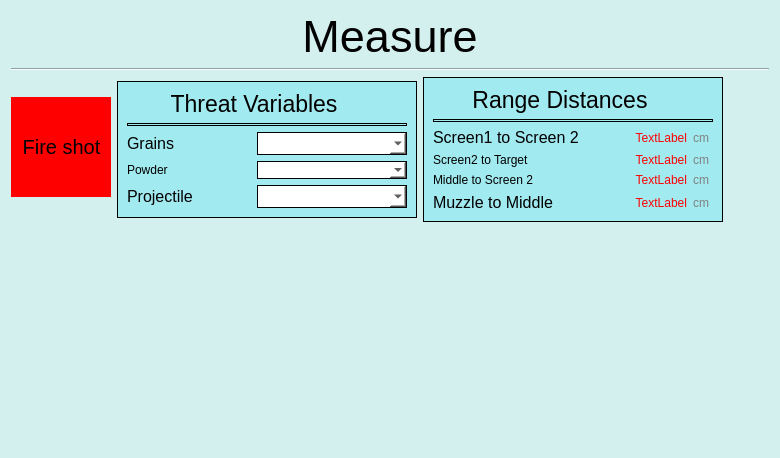
          <widget class="QWidget" name="Measure">
           <property name="styleSheet">
            <string notr="true">background-color: #D3F0EF</string>
           </property>
           <layout class="QGridLayout" name="gridLayout_7">
            <item row="6" column="0" colspan="3">
             <widget class="QLabel" name="Standby_label_5">
              <property name="font">
               <font>
                <pointsize>24</pointsize>
               </font>
              </property>
              <property name="styleSheet">
               <string notr="true">color: green; border: none;BACKGROUND-COLOR: NONE;</string>
              </property>
              <property name="text">
               <string/>
              </property>
              <property name="alignment">
               <set>Qt::AlignCenter</set>
              </property>
             </widget>
            </item>
            <item row="8" column="1">
             <spacer name="verticalSpacer_4">
              <property name="orientation">
               <enum>Qt::Vertical</enum>
              </property>
              <property name="sizeHint" stdset="0">
               <size>
                <width>20</width>
                <height>40</height>
               </size>
              </property>
             </spacer>
            </item>
            <item row="4" column="2">
             <widget class="QFrame" name="frame_2">
              <property name="sizePolicy">
               <sizepolicy hsizetype="Fixed" vsizetype="Fixed">
                <horstretch>0</horstretch>
                <verstretch>0</verstretch>
               </sizepolicy>
              </property>
              <property name="minimumSize">
               <size>
                <width>300</width>
                <height>0</height>
               </size>
              </property>
              <property name="styleSheet">
               <string notr="true">border: 1px solid;background-color: #A1EAF0;</string>
              </property>
              <property name="frameShape">
               <enum>QFrame::StyledPanel</enum>
              </property>
              <property name="frameShadow">
               <enum>QFrame::Sunken</enum>
              </property>
              <layout class="QGridLayout" name="gridLayout_5">
               <item row="5" column="2">
                <widget class="QLabel" name="label_22">
                 <property name="styleSheet">
                  <string notr="true">border: none; color: grey</string>
                 </property>
                 <property name="text">
                  <string>cm</string>
                 </property>
                </widget>
               </item>
               <item row="4" column="0">
                <widget class="QLabel" name="label_11">
                 <property name="styleSheet">
                  <string notr="true">border: None;</string>
                 </property>
                 <property name="text">
                  <string>Screen2 to Target</string>
                 </property>
                </widget>
               </item>
               <item row="4" column="2">
                <widget class="QLabel" name="label_18">
                 <property name="styleSheet">
                  <string notr="true">border: none; color: grey</string>
                 </property>
                 <property name="text">
                  <string>cm</string>
                 </property>
                </widget>
               </item>
               <item row="3" column="0">
                <widget class="QLabel" name="label_8">
                 <property name="sizePolicy">
                  <sizepolicy hsizetype="Preferred" vsizetype="Preferred">
                   <horstretch>0</horstretch>
                   <verstretch>0</verstretch>
                  </sizepolicy>
                 </property>
                 <property name="font">
                  <font>
                   <pointsize>12</pointsize>
                  </font>
                 </property>
                 <property name="styleSheet">
                  <string notr="true">border:None;</string>
                 </property>
                 <property name="text">
                  <string>Screen1 to Screen 2</string>
                 </property>
                </widget>
               </item>
               <item row="6" column="0">
                <widget class="QLabel" name="label_9">
                 <property name="font">
                  <font>
                   <pointsize>12</pointsize>
                  </font>
                 </property>
                 <property name="styleSheet">
                  <string notr="true">border: None;</string>
                 </property>
                 <property name="text">
                  <string>Muzzle to Middle</string>
                 </property>
                </widget>
               </item>
               <item row="5" column="0">
                <widget class="QLabel" name="label_12">
                 <property name="styleSheet">
                  <string notr="true">border: none;</string>
                 </property>
                 <property name="text">
                  <string>Middle to Screen 2</string>
                 </property>
                </widget>
               </item>
               <item row="2" column="0" colspan="3">
                <widget class="Line" name="line_2">
                 <property name="orientation">
                  <enum>Qt::Horizontal</enum>
                 </property>
                </widget>
               </item>
               <item row="3" column="2">
                <widget class="QLabel" name="label_17">
                 <property name="styleSheet">
                  <string notr="true">border: none; color: grey</string>
                 </property>
                 <property name="lineWidth">
                  <number>0</number>
                 </property>
                 <property name="text">
                  <string>cm</string>
                 </property>
                </widget>
               </item>
               <item row="3" column="1">
                <widget class="QLabel" name="label_13">
                 <property name="styleSheet">
                  <string notr="true">border: none; color: red;</string>
                 </property>
                 <property name="text">
                  <string>TextLabel</string>
                 </property>
                 <property name="alignment">
                  <set>Qt::AlignRight|Qt::AlignTrailing|Qt::AlignVCenter</set>
                 </property>
                </widget>
               </item>
               <item row="4" column="1">
                <widget class="QLabel" name="label_14">
                 <property name="styleSheet">
                  <string notr="true">border: none; color: red;</string>
                 </property>
                 <property name="text">
                  <string>TextLabel</string>
                 </property>
                 <property name="alignment">
                  <set>Qt::AlignRight|Qt::AlignTrailing|Qt::AlignVCenter</set>
                 </property>
                </widget>
               </item>
               <item row="6" column="1">
                <widget class="QLabel" name="label_16">
                 <property name="styleSheet">
                  <string notr="true">border: none; color: red;</string>
                 </property>
                 <property name="text">
                  <string>TextLabel</string>
                 </property>
                 <property name="alignment">
                  <set>Qt::AlignRight|Qt::AlignTrailing|Qt::AlignVCenter</set>
                 </property>
                </widget>
               </item>
               <item row="5" column="1">
                <widget class="QLabel" name="label_15">
                 <property name="styleSheet">
                  <string notr="true">border: none; color: red;</string>
                 </property>
                 <property name="text">
                  <string>TextLabel</string>
                 </property>
                 <property name="alignment">
                  <set>Qt::AlignRight|Qt::AlignTrailing|Qt::AlignVCenter</set>
                 </property>
                </widget>
               </item>
               <item row="6" column="2">
                <widget class="QLabel" name="label_23">
                 <property name="styleSheet">
                  <string notr="true">border: none; color: grey</string>
                 </property>
                 <property name="text">
                  <string>cm</string>
                 </property>
                </widget>
               </item>
               <item row="0" column="0" colspan="2">
                <widget class="QLabel" name="label_10">
                 <property name="sizePolicy">
                  <sizepolicy hsizetype="MinimumExpanding" vsizetype="Preferred">
                   <horstretch>0</horstretch>
                   <verstretch>0</verstretch>
                  </sizepolicy>
                 </property>
                 <property name="maximumSize">
                  <size>
                   <width>16777215</width>
                   <height>40</height>
                  </size>
                 </property>
                 <property name="font">
                  <font>
                   <pointsize>17</pointsize>
                  </font>
                 </property>
                 <property name="styleSheet">
                  <string notr="true">border: None;</string>
                 </property>
                 <property name="text">
                  <string>Range Distances</string>
                 </property>
                 <property name="alignment">
                  <set>Qt::AlignCenter</set>
                 </property>
                </widget>
               </item>
               <item row="0" column="2">
                <widget class="QLabel" name="label_25">
                 <property name="sizePolicy">
                  <sizepolicy hsizetype="Preferred" vsizetype="Preferred">
                   <horstretch>0</horstretch>
                   <verstretch>0</verstretch>
                  </sizepolicy>
                 </property>
                 <property name="minimumSize">
                  <size>
                   <width>20</width>
                   <height>20</height>
                  </size>
                 </property>
                 <property name="maximumSize">
                  <size>
                   <width>20</width>
                   <height>20</height>
                  </size>
                 </property>
                 <property name="toolTip">
                  <string>Change these values in Settings page</string>
                 </property>
                 <property name="styleSheet">
                  <string notr="true">border: none;</string>
                 </property>
                 <property name="text">
                  <string/>
                 </property>
                 <property name="pixmap">
                  <pixmap resource="BIMS_Resources.qrc">:/images/images/Info_icon_001.svg</pixmap>
                 </property>
                 <property name="scaledContents">
                  <bool>true</bool>
                 </property>
                </widget>
               </item>
              </layout>
             </widget>
            </item>
            <item row="4" column="1">
             <widget class="QFrame" name="frame">
              <property name="sizePolicy">
               <sizepolicy hsizetype="Fixed" vsizetype="Fixed">
                <horstretch>0</horstretch>
                <verstretch>0</verstretch>
               </sizepolicy>
              </property>
              <property name="minimumSize">
               <size>
                <width>300</width>
                <height>0</height>
               </size>
              </property>
              <property name="styleSheet">
               <string notr="true">border: 1px solid;background-color: #A1EAF0;</string>
              </property>
              <property name="frameShape">
               <enum>QFrame::StyledPanel</enum>
              </property>
              <property name="frameShadow">
               <enum>QFrame::Sunken</enum>
              </property>
              <layout class="QGridLayout" name="gridLayout_2">
               <item row="2" column="0">
                <widget class="QLabel" name="label">
                 <property name="sizePolicy">
                  <sizepolicy hsizetype="Preferred" vsizetype="Preferred">
                   <horstretch>0</horstretch>
                   <verstretch>0</verstretch>
                  </sizepolicy>
                 </property>
                 <property name="font">
                  <font>
                   <pointsize>12</pointsize>
                  </font>
                 </property>
                 <property name="styleSheet">
                  <string notr="true">border:None;</string>
                 </property>
                 <property name="text">
                  <string>Grains</string>
                 </property>
                </widget>
               </item>
               <item row="4" column="0">
                <widget class="QLabel" name="label_4">
                 <property name="font">
                  <font>
                   <pointsize>12</pointsize>
                  </font>
                 </property>
                 <property name="styleSheet">
                  <string notr="true">border: None;</string>
                 </property>
                 <property name="text">
                  <string>Projectile</string>
                 </property>
                </widget>
               </item>
               <item row="1" column="0" colspan="3">
                <widget class="Line" name="line">
                 <property name="orientation">
                  <enum>Qt::Horizontal</enum>
                 </property>
                </widget>
               </item>
               <item row="2" column="1" colspan="2">
                <widget class="QComboBox" name="Measure_Grains_comboBox">
                 <property name="sizePolicy">
                  <sizepolicy hsizetype="Preferred" vsizetype="Fixed">
                   <horstretch>0</horstretch>
                   <verstretch>0</verstretch>
                  </sizepolicy>
                 </property>
                 <property name="minimumSize">
                  <size>
                   <width>100</width>
                   <height>0</height>
                  </size>
                 </property>
                 <property name="sizeIncrement">
                  <size>
                   <width>0</width>
                   <height>0</height>
                  </size>
                 </property>
                 <property name="baseSize">
                  <size>
                   <width>100</width>
                   <height>0</height>
                  </size>
                 </property>
                 <property name="font">
                  <font>
                   <pointsize>12</pointsize>
                  </font>
                 </property>
                 <property name="autoFillBackground">
                  <bool>false</bool>
                 </property>
                 <property name="styleSheet">
                  <string notr="true">background-color: white;
selection-color: red;</string>
                 </property>
                 <property name="insertPolicy">
                  <enum>QComboBox::InsertAlphabetically</enum>
                 </property>
                </widget>
               </item>
               <item row="0" column="0" colspan="2">
                <widget class="QLabel" name="label_3">
                 <property name="sizePolicy">
                  <sizepolicy hsizetype="MinimumExpanding" vsizetype="Preferred">
                   <horstretch>1</horstretch>
                   <verstretch>0</verstretch>
                  </sizepolicy>
                 </property>
                 <property name="maximumSize">
                  <size>
                   <width>16777215</width>
                   <height>40</height>
                  </size>
                 </property>
                 <property name="font">
                  <font>
                   <pointsize>17</pointsize>
                  </font>
                 </property>
                 <property name="styleSheet">
                  <string notr="true">border: None;</string>
                 </property>
                 <property name="text">
                  <string>Threat Variables</string>
                 </property>
                 <property name="alignment">
                  <set>Qt::AlignCenter</set>
                 </property>
                </widget>
               </item>
               <item row="4" column="1" colspan="2">
                <widget class="QComboBox" name="Measure_Projo_comboBox">
                 <property name="font">
                  <font>
                   <pointsize>12</pointsize>
                  </font>
                 </property>
                 <property name="styleSheet">
                  <string notr="true">background-color: white;
selection-color: red;</string>
                 </property>
                 <property name="insertPolicy">
                  <enum>QComboBox::InsertAlphabetically</enum>
                 </property>
                </widget>
               </item>
               <item row="3" column="1" colspan="2">
                <widget class="QComboBox" name="Measure_Powder_comboBox">
                 <property name="styleSheet">
                  <string notr="true">background-color: white;
selection-color: red;</string>
                 </property>
                 <property name="insertPolicy">
                  <enum>QComboBox::InsertAlphabetically</enum>
                 </property>
                </widget>
               </item>
               <item row="3" column="0">
                <widget class="QLabel" name="label_5">
                 <property name="styleSheet">
                  <string notr="true">border: None;</string>
                 </property>
                 <property name="text">
                  <string>Powder</string>
                 </property>
                </widget>
               </item>
               <item row="0" column="2">
                <widget class="QLabel" name="label_24">
                 <property name="sizePolicy">
                  <sizepolicy hsizetype="Preferred" vsizetype="Preferred">
                   <horstretch>0</horstretch>
                   <verstretch>0</verstretch>
                  </sizepolicy>
                 </property>
                 <property name="minimumSize">
                  <size>
                   <width>20</width>
                   <height>20</height>
                  </size>
                 </property>
                 <property name="maximumSize">
                  <size>
                   <width>20</width>
                   <height>20</height>
                  </size>
                 </property>
                 <property name="toolTip">
                  <string>Set Threat Variables in Settings Page</string>
                 </property>
                 <property name="styleSheet">
                  <string notr="true">border: none;</string>
                 </property>
                 <property name="text">
                  <string/>
                 </property>
                 <property name="pixmap">
                  <pixmap resource="BIMS_Resources.qrc">:/images/images/Info_icon_001.svg</pixmap>
                 </property>
                 <property name="scaledContents">
                  <bool>true</bool>
                 </property>
                </widget>
               </item>
              </layout>
             </widget>
            </item>
            <item row="4" column="3" colspan="2">
             <spacer name="horizontalSpacer_3">
              <property name="orientation">
               <enum>Qt::Horizontal</enum>
              </property>
              <property name="sizeHint" stdset="0">
               <size>
                <width>40</width>
                <height>20</height>
               </size>
              </property>
             </spacer>
            </item>
            <item row="9" column="2">
             <spacer name="verticalSpacer_2">
              <property name="orientation">
               <enum>Qt::Vertical</enum>
              </property>
              <property name="sizeType">
               <enum>QSizePolicy::Maximum</enum>
              </property>
              <property name="sizeHint" stdset="0">
               <size>
                <width>20</width>
                <height>100</height>
               </size>
              </property>
             </spacer>
            </item>
            <item row="4" column="0">
             <widget class="QFrame" name="frame_3">
              <property name="minimumSize">
               <size>
                <width>100</width>
                <height>0</height>
               </size>
              </property>
              <property name="styleSheet">
               <string notr="true">BORDER:NONE;</string>
              </property>
              <property name="frameShape">
               <enum>QFrame::StyledPanel</enum>
              </property>
              <property name="frameShadow">
               <enum>QFrame::Raised</enum>
              </property>
              <widget class="QPushButton" name="FIRE_shot_pushButton">
               <property name="geometry">
                <rect>
                 <x>0</x>
                 <y>20</y>
                 <width>101</width>
                 <height>100</height>
                </rect>
               </property>
               <property name="sizePolicy">
                <sizepolicy hsizetype="Minimum" vsizetype="Fixed">
                 <horstretch>1</horstretch>
                 <verstretch>0</verstretch>
                </sizepolicy>
               </property>
               <property name="minimumSize">
                <size>
                 <width>80</width>
                 <height>100</height>
                </size>
               </property>
               <property name="baseSize">
                <size>
                 <width>120</width>
                 <height>0</height>
                </size>
               </property>
               <property name="font">
                <font>
                 <pointsize>15</pointsize>
                </font>
               </property>
               <property name="styleSheet">
                <string notr="true">background-color: red;</string>
               </property>
               <property name="text">
                <string>  Fire shot  </string>
               </property>
              </widget>
             </widget>
            </item>
            <item row="1" column="0" rowspan="3" colspan="5">
             <widget class="Line" name="line_5">
              <property name="sizePolicy">
               <sizepolicy hsizetype="Expanding" vsizetype="Fixed">
                <horstretch>1</horstretch>
                <verstretch>0</verstretch>
               </sizepolicy>
              </property>
              <property name="orientation">
               <enum>Qt::Horizontal</enum>
              </property>
             </widget>
            </item>
            <item row="7" column="0" colspan="3">
             <widget class="QLabel" name="VelocityDataLabel">
              <property name="font">
               <font>
                <pointsize>23</pointsize>
               </font>
              </property>
              <property name="styleSheet">
               <string notr="true">color: red; border: none;BACKGROUND-COLOR: NONE;</string>
              </property>
              <property name="text">
               <string/>
              </property>
              <property name="alignment">
               <set>Qt::AlignCenter</set>
              </property>
             </widget>
            </item>
            <item row="0" column="0" colspan="5">
             <widget class="QLabel" name="label_39">
              <property name="sizePolicy">
               <sizepolicy hsizetype="Preferred" vsizetype="Preferred">
                <horstretch>1</horstretch>
                <verstretch>0</verstretch>
               </sizepolicy>
              </property>
              <property name="font">
               <font>
                <pointsize>34</pointsize>
               </font>
              </property>
              <property name="styleSheet">
               <string notr="true">border: None;</string>
              </property>
              <property name="text">
               <string>Measure</string>
              </property>
              <property name="alignment">
               <set>Qt::AlignCenter</set>
              </property>
             </widget>
            </item>
           </layout>
          </widget>
